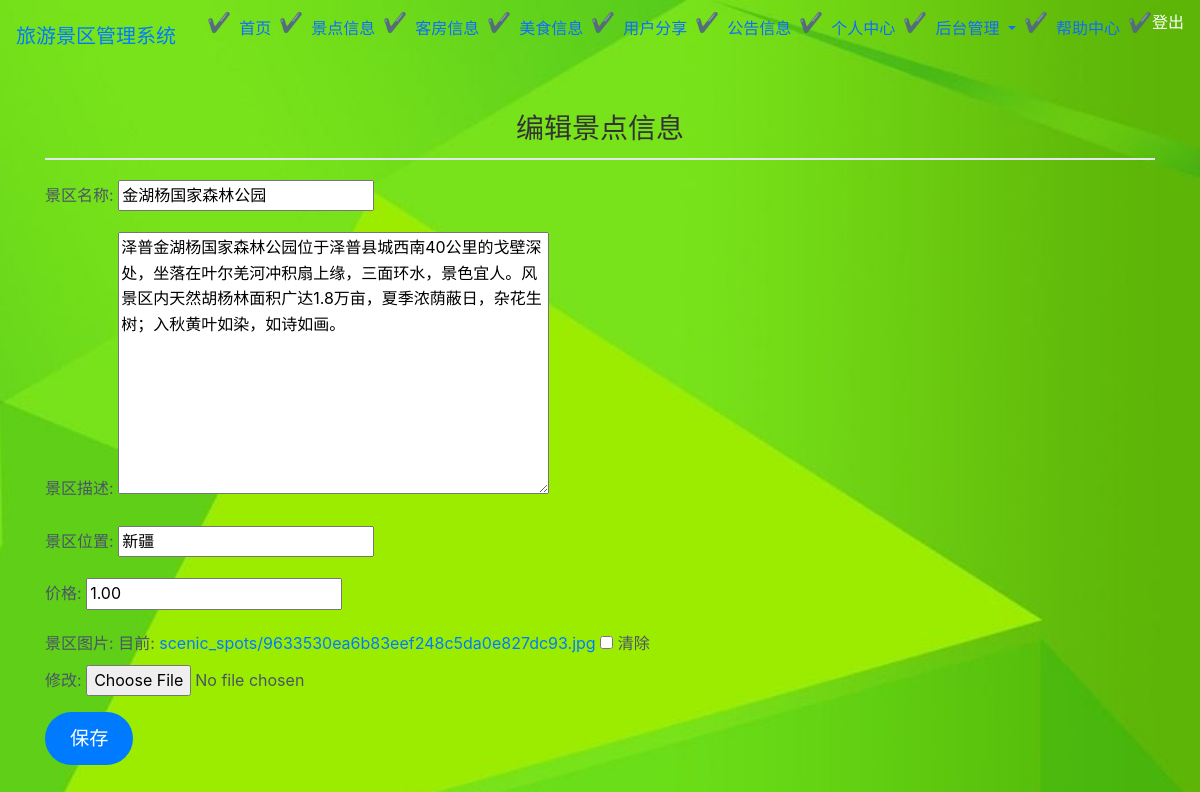
Page /bookings/admin/edit_scenic_spot/1/ (signed in) on the committed database.
### bookings/models.py (models this page shows, shortened)
class ScenicSpot(models.Model):
    name = models.CharField('景区名称', max_length=200)
    description = models.TextField('景区描述')
    location = models.CharField('景区位置', max_length=200)
    price = models.DecimalField('价格', max_digits=10, decimal_places=2, default=0.0)
    image = models.ImageField('景区图片', upload_to='scenic_spots/', null=True, blank=True)
    created_at = models.DateTimeField('创建时间', auto_now_add=True)

### bookings/views.py (the view)
# urls.py: path('admin/edit_scenic_spot/<int:pk>/', views.edit_scenic_spot, name='edit_scenic_spot'),
@login_required
def edit_scenic_spot(request, pk):
    scenic_spot = get_object_or_404(ScenicSpot, pk=pk)
    if request.method == 'POST':
        form = ScenicSpotForm(request.POST, request.FILES, instance=scenic_spot)
        if form.is_valid():
            form.save()
            return redirect('view_scenic_spots')
    else:
        form = ScenicSpotForm(instance=scenic_spot)
    return render(request, 'bookings/edit_scenic_spot.html', {'form': form})

### bookings/forms.py
class ScenicSpotForm(forms.ModelForm):
    class Meta:
        model = ScenicSpot
        fields = ['name', 'description', 'location', 'price', 'image']  # 添加价格字段

### bookings/templates/bookings/edit_scenic_spot.html (shortened to what this page needs)
{% extends 'bookings/base.html' %}
{% load static %}
{% block content %}
<h2>编辑景点信息</h2>
<form method="post" enctype="multipart/form-data">
    {{ form.as_p }}
    <button type="submit" class="btn btn-primary">保存</button>
</form>
{% endblock %}

### static/css/style.css (style rules this page uses)
body { background-image: url('/static/images/backquanju.png'); background-size: cover; background-position: center; background-attachment: fixed; height: 100vh; margin: 0; }
h2 { color: #1a202c; font-size: 1.75rem; margin: 40px 0 20px; border-bottom: 2px solid #e2e8f0; padding-bottom: 12px; }
p { line-height: 1.6; font-size: 1rem; color: #4a5568; }
.btn { display: inline-block; background-color: #3182ce; color: white; padding: 12px 24px; text-decoration: none; border-radius: 8px; font-weight: 500; transition: background-color 0.3s ease, transform 0.2s ease; }
h2 { text-align: center; color: #333; }
.btn-primary { padding: 12px 25px; font-size: 1.2rem; border-radius: 30px; background-color: #007BFF; color: white; border: none; cursor: pointer; transition: background-color 0.3s ease, transform 0.3s ease; }

### rows in the picture
ScenicSpot: name "金湖杨国家森林公园", description "泽普金湖杨国家森林公园位于泽普县城西南40公里的戈壁深处，坐落在叶尔羌河冲积扇上缘，三面环水，景色宜人。风景区内天然胡杨林面积广达1.8万亩，夏季浓荫蔽日，杂花生树；入秋黄叶如染，如诗如画。", location "新疆", price "1.00"
